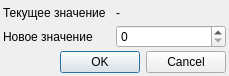
<?xml version="1.0" encoding="UTF-8"?>
<ui version="4.0">
 <class>DlgScale</class>
 <widget class="QDialog" name="DlgScale">
  <property name="geometry">
   <rect>
    <x>0</x>
    <y>0</y>
    <width>229</width>
    <height>76</height>
   </rect>
  </property>
  <property name="windowTitle">
   <string>Масштабирование</string>
  </property>
  <layout class="QGridLayout" name="gridLayout_2">
   <property name="leftMargin">
    <number>3</number>
   </property>
   <property name="topMargin">
    <number>3</number>
   </property>
   <property name="rightMargin">
    <number>3</number>
   </property>
   <property name="bottomMargin">
    <number>3</number>
   </property>
   <property name="spacing">
    <number>3</number>
   </property>
   <item row="0" column="0">
    <layout class="QGridLayout" name="gridLayout">
     <item row="0" column="0">
      <widget class="QLabel" name="label">
       <property name="text">
        <string>Текущее значение</string>
       </property>
      </widget>
     </item>
     <item row="1" column="0">
      <widget class="QLabel" name="label_2">
       <property name="text">
        <string>Новое значение</string>
       </property>
      </widget>
     </item>
     <item row="1" column="1">
      <widget class="QSpinBox" name="sbNewValue">
       <property name="maximum">
        <number>100000</number>
       </property>
      </widget>
     </item>
     <item row="0" column="1">
      <widget class="QLabel" name="lblValue">
       <property name="text">
        <string>-</string>
       </property>
      </widget>
     </item>
    </layout>
   </item>
   <item row="1" column="0">
    <widget class="QDialogButtonBox" name="buttonBox">
     <property name="orientation">
      <enum>Qt::Horizontal</enum>
     </property>
     <property name="standardButtons">
      <set>QDialogButtonBox::Cancel|QDialogButtonBox::Ok</set>
     </property>
    </widget>
   </item>
  </layout>
 </widget>
 <resources/>
 <connections>
  <connection>
   <sender>buttonBox</sender>
   <signal>accepted()</signal>
   <receiver>DlgScale</receiver>
   <slot>accept()</slot>
   <hints>
    <hint type="sourcelabel">
     <x>248</x>
     <y>254</y>
    </hint>
    <hint type="destinationlabel">
     <x>157</x>
     <y>274</y>
    </hint>
   </hints>
  </connection>
  <connection>
   <sender>buttonBox</sender>
   <signal>rejected()</signal>
   <receiver>DlgScale</receiver>
   <slot>reject()</slot>
   <hints>
    <hint type="sourcelabel">
     <x>316</x>
     <y>260</y>
    </hint>
    <hint type="destinationlabel">
     <x>286</x>
     <y>274</y>
    </hint>
   </hints>
  </connection>
 </connections>
</ui>
